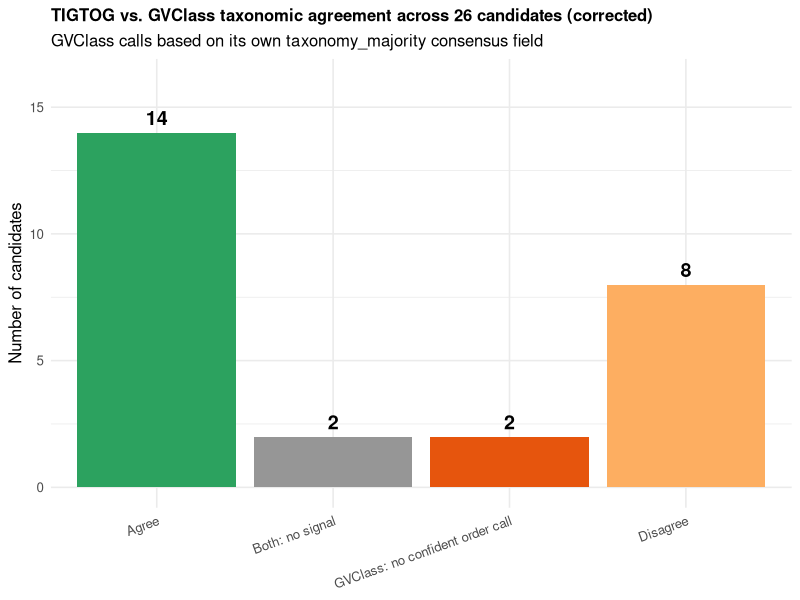
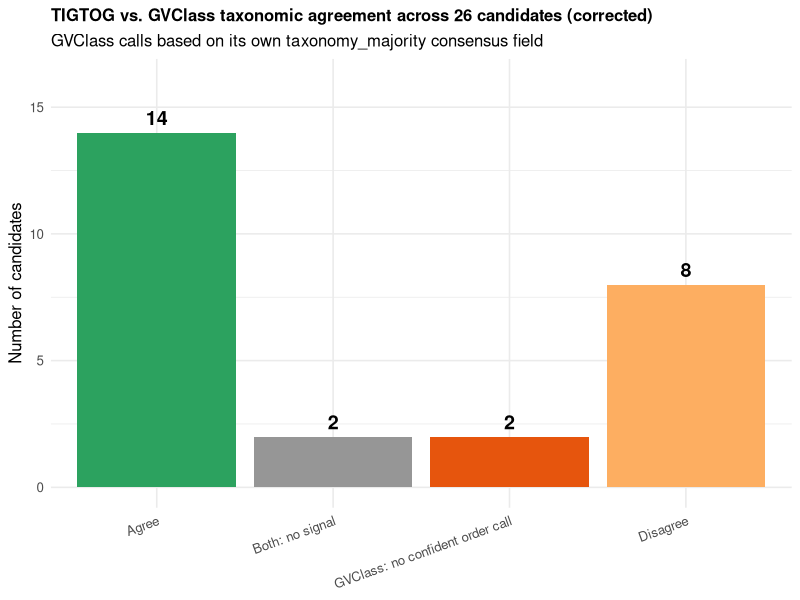

Reproduce these figures in R, in order.
# ===================================================================
# Script: 06_taxonomy_agreement_CORRECTED.R
# Purpose: TIGTOG vs. GVClass agreement summary (Figure 6) + detail table
# CORRECTED VERSION: uses GVClass's own taxonomy_majority column
# (its own designed consensus-confidence field) rather than extracting
# the first NCLDV-prefixed substring from the raw percentage breakdown,
# which incorrectly credited GVClass with an order-level call it did
# not actually make for several candidates (e.g. NODE_8, NODE_78).
# Requires: tigtog_results_v5.prediction_result.tsv, gvclass_summary.tsv
# ===================================================================

library(dplyr)
library(stringr)
library(ggplot2)

tigtog <- read.table("tigtog_results_v5.prediction_result.tsv", header = TRUE, sep = "\t", stringsAsFactors = FALSE)
gvclass <- read.table("gvclass_summary.tsv", header = TRUE, sep = "\t", stringsAsFactors = FALSE)
stopifnot(nrow(tigtog) == 26, nrow(gvclass) == 26)

tigtog_clean <- tigtog %>%
  transmute(candidate = str_replace(Sequence, "_length.*", ""), tigtog_order = Predicted_Order)

# Extract the order-level ('o_') component specifically from GVClass's own
# taxonomy_majority column. A blank value after 'o_' means GVClass itself
# did not reach a confident order-level majority call for that candidate.
extract_order <- function(taxonomy_majority_string) {
  parts <- str_split(taxonomy_majority_string, ";")[[1]]
  order_part <- parts[str_starts(parts, "o_")]
  order_val <- str_remove(order_part, "^o_")
  if (length(order_val) == 0 || order_val == "" || is.na(order_val)) {
    return("No confident order-level call")
  }
  return(order_val)
}

gvclass_clean <- gvclass %>%
  rowwise() %>%
  mutate(
    candidate = str_replace(query, "_length.*", ""),
    gvclass_order_raw = order,                       # raw percentage breakdown, kept for reference
    gvclass_majority_raw = taxonomy_majority,          # GVClass's own consensus field, kept for reference
    gvclass_order = extract_order(taxonomy_majority)
  ) %>%
  ungroup() %>%
  select(candidate, gvclass_order, gvclass_order_raw, gvclass_majority_raw)

comparison <- inner_join(tigtog_clean, gvclass_clean, by = "candidate")
stopifnot(nrow(comparison) == 26)

comparison$agreement <- case_when(
  comparison$tigtog_order == "Not_GV" & comparison$gvclass_order == "No confident order-level call" ~ "Both: no signal",
  comparison$gvclass_order == "No confident order-level call" ~ "GVClass: no confident order call",
  comparison$tigtog_order == comparison$gvclass_order ~ "Agree",
  TRUE ~ "Disagree"
)

message("CORRECTED agreement summary (using GVClass's own taxonomy_majority field):")
print(table(comparison$agreement))

message("\nFull candidate-by-candidate table:")
print(comparison %>% select(candidate, tigtog_order, gvclass_order, agreement))

comparison$agreement <- factor(comparison$agreement,
  levels = c("Agree", "Both: no signal", "GVClass: no confident order call", "Disagree"))
summary_counts <- comparison %>% count(agreement)

p_agree <- ggplot(summary_counts, aes(x = agreement, y = n, fill = agreement)) +
  geom_col() +
  geom_text(aes(label = n), vjust = -0.5, size = 5, fontface = "bold") +
  scale_fill_manual(values = c(
    "Agree" = "#2ca25f", "Both: no signal" = "#969696",
    "GVClass: no confident order call" = "#e6550d", "Disagree" = "#fdae61"
  ), guide = "none") +
  labs(title = "TIGTOG vs. GVClass taxonomic agreement across 26 candidates (corrected)",
       subtitle = "GVClass calls based on its own taxonomy_majority consensus field",
       x = NULL, y = "Number of candidates") +
  ylim(0, max(summary_counts$n) * 1.15) +
  theme_minimal(base_size = 12) +
  theme(plot.title = element_text(size = 12, face = "bold"),
        axis.text.x = element_text(angle = 20, hjust = 1))

ggsave("Figure6_taxonomy_agreement_CORRECTED.pdf", plot = p_agree, width = 8, height = 6, dpi = 300)
ggsave("Figure6_taxonomy_agreement_CORRECTED.png", plot = p_agree, width = 8, height = 6, dpi = 300)

write.csv(
  comparison %>% select(candidate, tigtog_order, gvclass_order, gvclass_order_raw, gvclass_majority_raw, agreement) %>% arrange(agreement, candidate),
  "Table_taxonomy_comparison_detail_CORRECTED.csv", row.names = FALSE
)
message("\nDone. Compare against the original Figure 6 (15 Agree / 2 no-signal / 1 non-NCLDV / 8 Disagree).")
